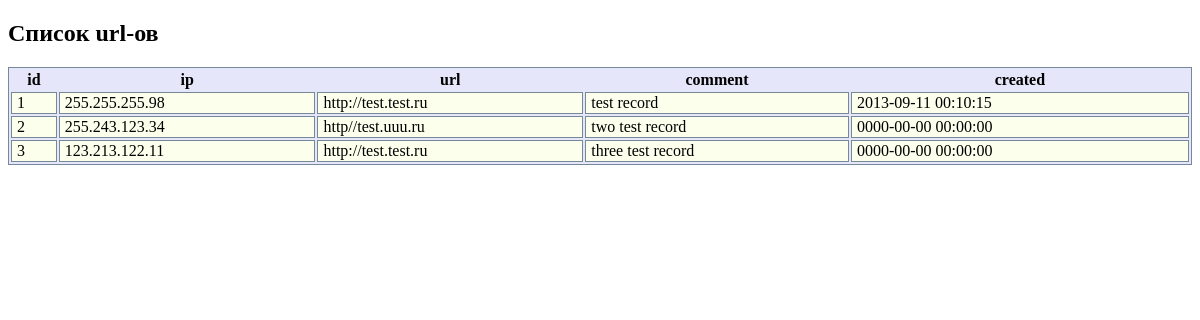
The page / on the database its author committed.
### tables this page shows
CREATE TABLE `ss_request` (
  `id` int(11) NOT NULL AUTO_INCREMENT,
  `url` varchar(255) DEFAULT NULL,
  `ip` varchar(15) DEFAULT NULL,
  `comment` text,
  `created_at` timestamp NOT NULL DEFAULT '0000-00-00 00:00:00' ON UPDATE CURRENT_TIMESTAMP,
  PRIMARY KEY (`id`)
);

### lib/autoload.php (called while the page is built, shortened)
<?php
class autoload {
    public function autoload($className)
    {
        $classFile = dirname(__FILE__) . '/../' . str_replace('_', '/', $className) . ".php";
    }
}

### app/baseController.php (called while the page is built)
<?php
class app_baseController {
    private $view;
    public function __construct(){
        $this->view = new view_viewer();
    }
    public function __get($name){
        if($name = "view"){
            $callers=debug_backtrace();
            $defaultTemplateName =  $callers[1]['function'];
            $this->view->setTemplate($defaultTemplateName);
            return $this->view;
        }
        return $this->$name;
    }
}

### web/index.php (called while the page is built)
<?php
require_once (realpath(dirname(__FILE__) . '/../lib/dispather.php'));
$test=new Dispatcher();
$test->getContent();

### lib/dbConnect.php (called while the page is built)
<?php
class lib_dbConnect {
    private static $object;
    private $conn = null;
    public static function init(){
        if(!self::$object){
            self::$object = new lib_dbConnect();
        }
        return self::$object;
    }
    private function __construct(){
        $config = app_config::init();
        $driver = $config->dbDriver;
        $name = $config->dbName;
        $user = $config->dbUser;
        $pass = $config->dbPassword;
        if($name == "oci"){
            $host = "
            (DESCRIPTION =
                (ADDRESS_LIST =
                    (ADDRESS = (PROTOCOL = TCP)(HOST = " . $config->dbHost . ")(PORT = " . $config->dbPort . "))
                )
                (CONNECT_DATA =
                    (SERVICE_NAME = orcl)
                )
            )";
        } else {
            $host = ";host=" . $config->dbHost;
        }
        try{
            $db = $driver . ":dbname=" . $name . $host;
            $conn = new PDO($db,$user,$pass);
        } catch(PDOException $e){
            $conn = false;
        }
        $conn->setAttribute(PDO::ATTR_ERRMODE, PDO::ERRMODE_EXCEPTION);
        $this->conn = $conn;
    }
    public function getConnection(){
        return $this->conn;
    }
}

### model/baseModel.php (called while the page is built, shortened)
<?php
abstract class model_baseModel {
    protected $tablename;
    public function findAll(){
        $query = self::getConnect()->prepare("SELECT * FROM " . $this->tablename);
        $query->execute();
        return $query->fetchAll();
    }
    public function __construct(){
        $dbObject = lib_dbConnect::init();
    }
    protected static function  getConnect(){
        $dbObject = lib_dbConnect::init();
        return $dbObject->getConnection();
    }
}

### app/config.php (called while the page is built, shortened)
<?php
class app_config {
    private static $object = null;
    public static function init(){
        if(!self::$object){
           self::$object = new app_config();
        }
        return self::$object;
    }
}

### templates/home.phtml (the view, shortened to what this page needs)
<!DOCTYPE html>
<html>
<head>
    <link href="css/base.css" rel="stylesheet" media="all">
 </head>
  <body>
<h2>Список url-ов</h2>
<?php if(count($this->records) >0):?>
<table>
    <tr><th>id</th><th>ip</th><th>url</th><th>comment</th><th>created</th></tr>
<?php foreach($this->records as $record): ?>
    <tr>
        <td><?php echo $record['id'] ?></td>
        <td><?php echo $record['ip'] ?></td>
        <td><?php echo $record['url'] ?></td>
        <td><?php echo $record['comment'] ?></td>
        <td><?php echo $record['created_at'] ?></td>
    </tr>
<?php endforeach ?>
</table>
<?php else: ?>
<p>нет данных для отображения!</p>
<?php endif ?>
  </body>
</html>

### lib/dispather.php (shortened to what this page needs)
<?php
require_once (realpath(dirname(__FILE__) . '/../lib/autoload.php'));
class Dispatcher
{
    public static function getContent()
    {
        $request = new lib_request();
        $get = $_GET;
        $actionClass=new app_controller();
        if(!$action = @$get['page'])
        {
            $action = 'home';
        }
        try{
            if(method_exists($actionClass, $action))
            {
                $actionClass->$action($request);
            }
            else
            {
                $actionClass->err404($request);
            }
        }
        catch(Exception $e)
        {
            $actionClass->error($request, $e);
        }
    }
}

### app/controller.php (shortened to what this page needs)
<?php
class app_controller extends app_baseController{
    public function home($request){
        $model = new model_requestTable();
        $result = $model->findAll();
        $this->view->records = $result;
        echo $this->view->render();
    }
}

### view/viewer.php (shortened to what this page needs)
<?php
class view_viewer {
    private $_template;
    public $properties;
    public function __construct(){
        $this->properties = array();
        $this->_template = dirname(__FILE__) . '/../templates/home.phtml';
    }
    public function setTemplate($template){
        $this->_template = dirname(__FILE__) . '/../templates/' . $template . '.phtml';
    }
    public function render(){
       if(file_exists(realpath($this->_template))){
         include(realpath($this->_template));
        } else throw new Exception("the template file not found in " . $this->_template);
        return ob_get_clean();
    }
    public function __set($k, $v){
          $this->properties[$k] = $v;
    }
    public function __get($k){
          return $this->properties[$k];
    }
}

### web/css/base.css (style rules this page uses)
table { border-width: 1px; border-color: #778899; background-color: #e6e6fa; border-style: solid; width: 100%; }
td { border-width: 1px; border-color: #778899; border-style: solid; background-color: #fcffec; padding: 1px 5px 1px 5px; }

### rows shown on the page
ss_request: id "1", ip "255.255.255.98", url "http://test.test.ru", comment "test record", created_at "2013-09-11 00:10:15"
ss_request: id "2", ip "255.243.123.34", url "http//test.uuu.ru", comment "two test record", created_at "0000-00-00 00:00:00"
ss_request: id "3", ip "123.213.122.11", url "http://test.test.ru", comment "three test record", created_at "0000-00-00 00:00:00"
